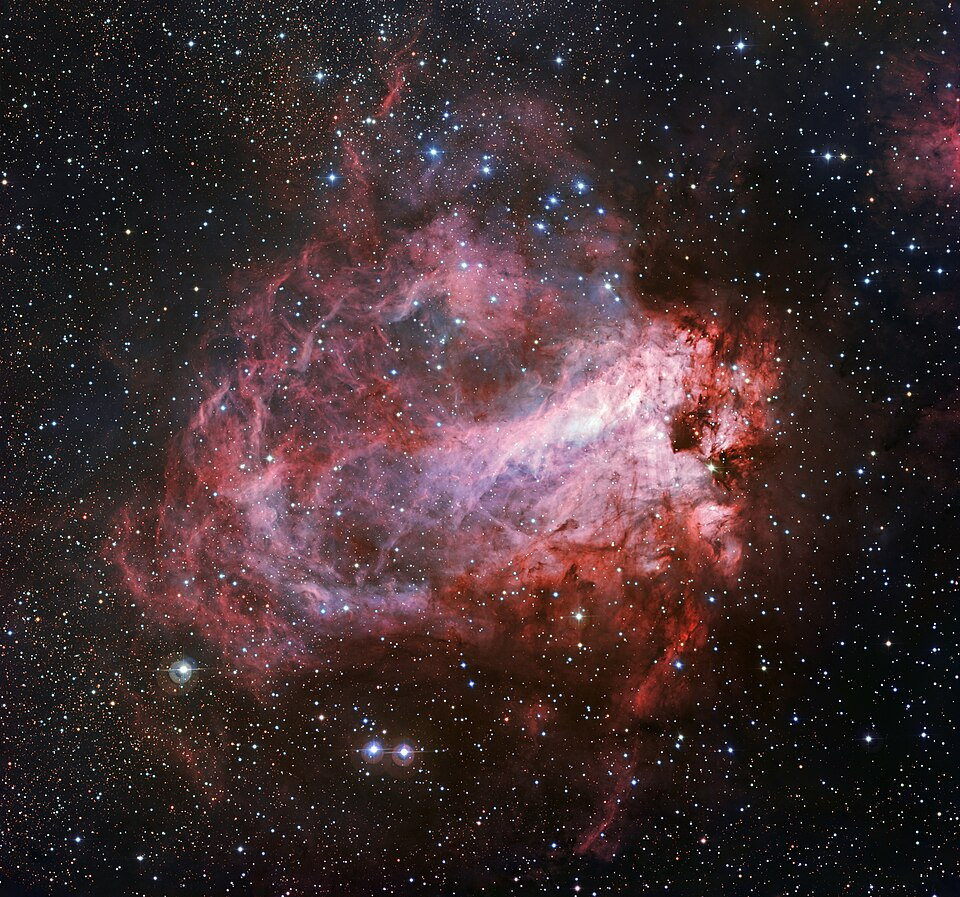
#> input picture Dataset/Diffuse_nebula/M17.jpg, 960 x 897 px; its folder holds only this picture in this run
$ python build_ml_metrics.py
#> lines starting #> are read from the running program, lines starting #| are printed output that depends on the picture
from __future__ import annotations

import json
from pathlib import Path

import numpy as np
from PIL import Image, ImageEnhance, ImageFilter, ImageOps
from sklearn.decomposition import PCA
from sklearn.ensemble import RandomForestClassifier
from sklearn.linear_model import LogisticRegression
from sklearn.metrics import accuracy_score, f1_score
from sklearn.neighbors import KNeighborsClassifier
from sklearn.neural_network import MLPClassifier
from sklearn.pipeline import Pipeline
from sklearn.preprocessing import StandardScaler
from sklearn.svm import SVC


PROJECT_ROOT = Path(__file__).resolve().parent
DATASET_ROOT = PROJECT_ROOT / "Dataset"
OUTPUT_PATH = PROJECT_ROOT / "artifacts" / "ml_metrics.json"
IMAGE_SIZE = (48, 48)
PCA_COMPONENTS = 64


def load_base_images() -> list[tuple[str, str, Path]]:
    rows = []
    for image_path in sorted(DATASET_ROOT.rglob("*")):
        if not image_path.is_file():
            continue
        if image_path.suffix.lower() not in {".jpg", ".jpeg", ".png"}:
            continue
        rows.append(
            (
                image_path.stem.upper(),
                image_path.parent.name.replace("_", " "),
                image_path,
            )
        )
#> pass 2 of the loop in load_base_images, `for image_path in sorted(DATASET_ROOT.rglob("*")):`:
#> in generate_variants, base is the input picture: PIL image 960x897 RGB; mean R, G, B 64.1, 46.1, 48.7
    return rows


def preprocess_image(image: Image.Image) -> np.ndarray:
    grayscale = ImageOps.grayscale(image)
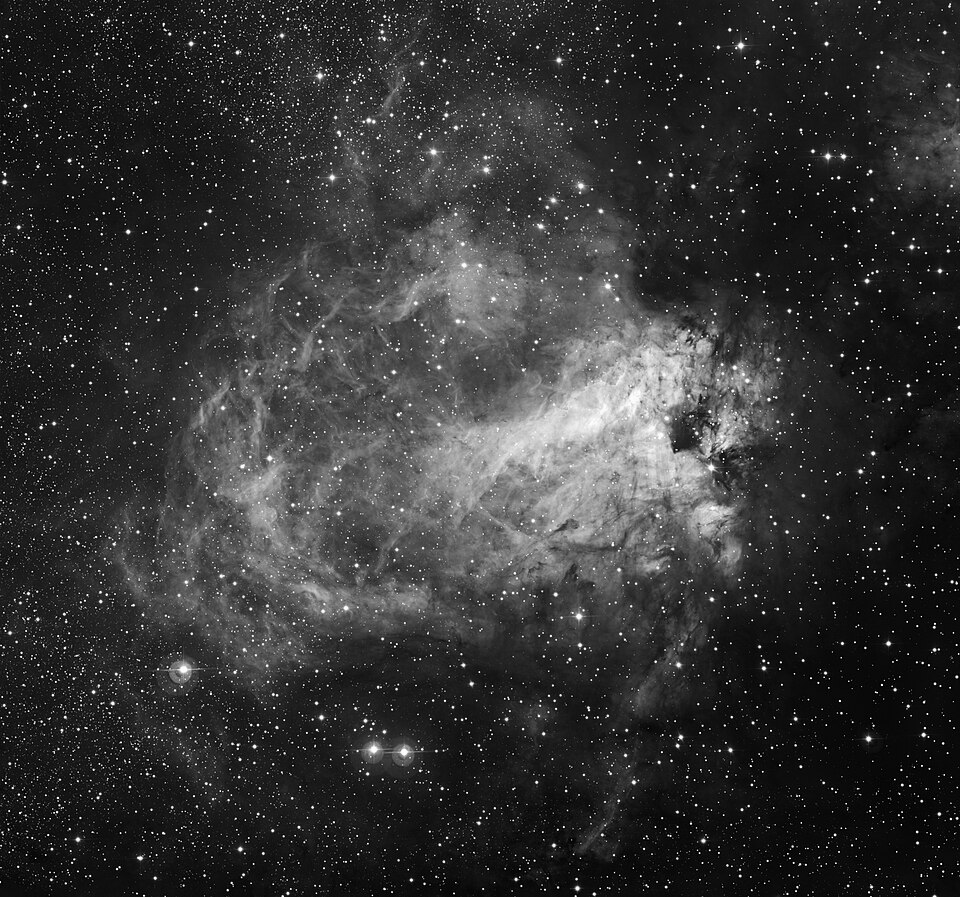
#> grayscale: PIL image 960x897 L; min 0, max 255, mean 51.8
    resized = grayscale.resize(IMAGE_SIZE)
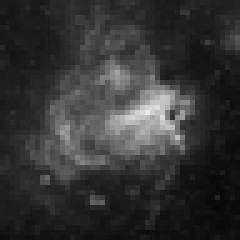
#> resized: PIL image 48x48 L (shown 5 times larger); min 9, max 231, mean 51.8
    array = np.asarray(resized, dtype=np.float32) / 255.0
    return array.flatten()


def generate_variants(image_path: Path) -> tuple[list[np.ndarray], list[np.ndarray]]:
    base = ImageOps.exif_transpose(Image.open(image_path)).convert("RGB")

    train_variants = [
        base,
        ImageEnhance.Contrast(base).enhance(1.15),
        ImageEnhance.Brightness(base).enhance(0.92),
        base.filter(ImageFilter.SHARPEN),
    ]

    test_variants = [
        ImageEnhance.Contrast(base).enhance(0.88),
        ImageEnhance.Brightness(base).enhance(1.08),
        base.filter(ImageFilter.SMOOTH),
    ]

    train_features = [preprocess_image(image) for image in train_variants]
#> in preprocess_image (call 2), `grayscale = ImageOps.grayscale(image)`:
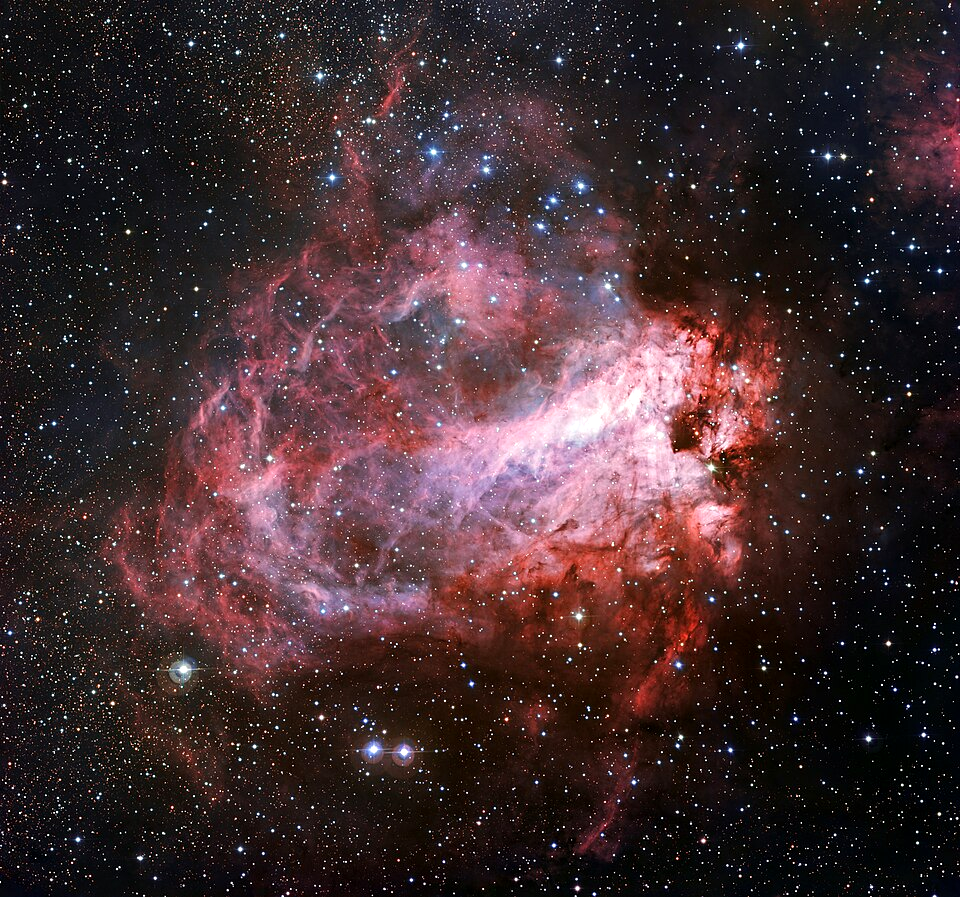
#> image: PIL image 960x897 RGB; mean R, G, B 65.3, 44.7, 47.7
#> train_features = 4 items
    test_features = [preprocess_image(image) for image in test_variants]
#> test_features = 3 items
    return train_features, test_features


def top_k_accuracy(estimator, features: np.ndarray, targets: np.ndarray, k: int = 3) -> float:
    if hasattr(estimator, "predict_proba"):
        scores = estimator.predict_proba(features)
    else:
        scores = estimator.decision_function(features)
        if scores.ndim == 1:
            scores = np.column_stack([-scores, scores])

    top_indices = np.argsort(scores, axis=1)[:, -k:]
    matches = 0
    for index, target in enumerate(targets):
        if target in top_indices[index]:
            matches += 1
    return matches / len(targets)


def build_dataset():
    base_images = load_base_images()
    labels: list[str] = []
    categories: dict[str, str] = {}
    x_train: list[np.ndarray] = []
    y_train: list[str] = []
    x_test: list[np.ndarray] = []
    y_test: list[str] = []

    for messier_id, category, image_path in base_images:
        categories[messier_id] = category
        labels.append(messier_id)
        train_variants, test_variants = generate_variants(image_path)
#> train_variants = 4 items; test_variants = 3 items
        x_train.extend(train_variants)
        y_train.extend([messier_id] * len(train_variants))
        x_test.extend(test_variants)
        y_test.extend([messier_id] * len(test_variants))
#> pass 2 of the loop in build_dataset, `for messier_id, category, image_path in base_images:`:
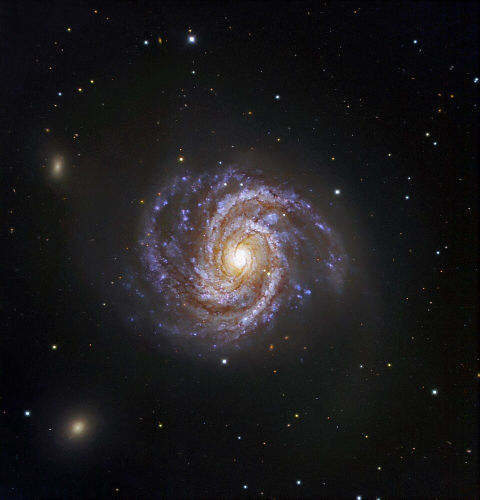
#> input picture Dataset/Galaxy/M100.jpg, 960 x 999 px (shown at 1/2 size)
#> in generate_variants, base is the input picture: PIL image 960x999 RGB; mean R, G, B 28.4, 26.7, 28.4
#> in preprocess_image (call 8), `grayscale = ImageOps.grayscale(image)`:
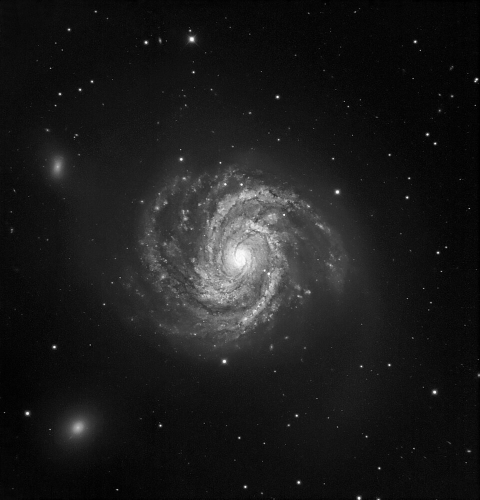
#> grayscale: PIL image 960x999 L (shown at 1/2 size); min 0, max 255, mean 27.4
#> in preprocess_image (call 8), `resized = grayscale.resize(IMAGE_SIZE)`:
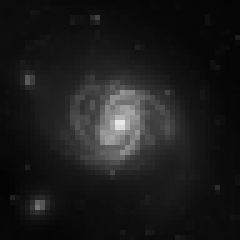
#> resized: PIL image 48x48 L (shown 5 times larger); min 4, max 232, mean 27.4
#> image: PIL image 960x999 RGB

    label_to_index = {label: index for index, label in enumerate(sorted(set(labels)))}
    y_train_idx = np.array([label_to_index[label] for label in y_train], dtype=np.int32)
#> y_train_idx = [1, 1, 1, 1, 0, 0, 0, 0]
    y_test_idx = np.array([label_to_index[label] for label in y_test], dtype=np.int32)
#> y_test_idx = [1, 1, 1, 0, 0, 0]

    return (
        np.stack(x_train),
        y_train_idx,
        np.stack(x_test),
        y_test_idx,
        label_to_index,
        categories,
    )


def evaluate_models():
    x_train, y_train, x_test, y_test, label_to_index, categories = build_dataset()
#> y_train = [1, 1, 1, 1, 0, 0, 0, 0]; y_test = [1, 1, 1, 0, 0, 0]; label_to_index = {'M100': 0, 'M17': 1}; categories = {'M17': 'Diffuse nebula', 'M100': 'Galaxy'}

    pca_probe = PCA(n_components=PCA_COMPONENTS, svd_solver="randomized", whiten=True, random_state=42)
#> (the run stopped early here; a loop or call above may not have finished)
